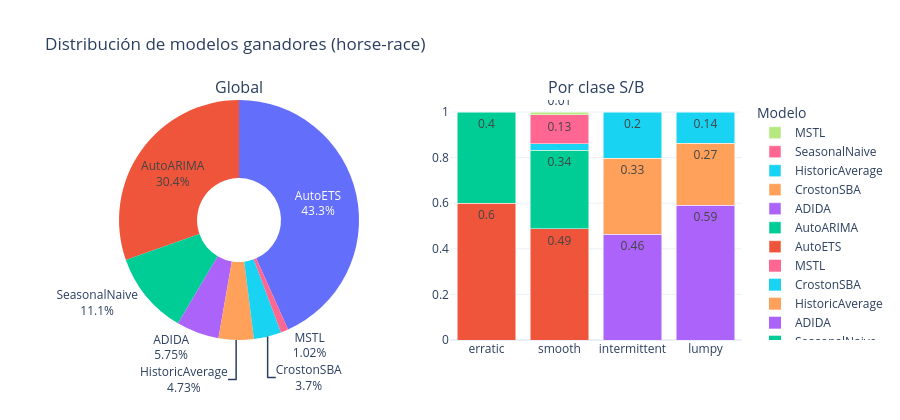

The code cell stored with this chart in its notebook:
### Markdown cell above
## 5 — Distribución de modelos ganadores

### Code cell
ms = aggregator.compute_model_selection_summary(df)

fig = make_subplots(
    rows=1, cols=2,
    specs=[[{"type": "pie"}, {"type": "bar"}]],
    subplot_titles=["Global", "Por clase S/B"],
)

fig.add_trace(
    go.Pie(
        labels=ms["model_winner"],
        values=ms["n_skus"],
        textinfo="label+percent",
        hole=0.35,
    ),
    row=1, col=1,
)

ms_seg = aggregator.compute_model_selection_summary(df, by="sb_class")
for model in ms_seg["model_winner"].unique():
    sub = ms_seg[ms_seg["model_winner"] == model]
    fig.add_trace(
        go.Bar(name=model, x=sub["sb_class"], y=sub["pct"], text=sub["pct"].round(2), textposition="auto"),
        row=1, col=2,
    )

fig.update_layout(
    title="Distribución de modelos ganadores (horse-race)",
    barmode="stack",
    template="plotly_white",
    height=420,
    legend_title="Modelo",
)
fig.show()

### Figure 1 — Plotly figure (JSON) as saved in the notebook; plotly's stock layout.template omitted (floating-point values rounded to 4 significant figures)
{"data": [{"domain": {"x": [0, 0.45], "y": [0, 1]}, "hole": 0.35, "labels": ["AutoETS", "AutoARIMA", "SeasonalNaive", "ADIDA", "HistoricAverage", "CrostonSBA", "MSTL"], "textinfo": "label+percent", "type": "pie", "values": [339, 238, 87, 45, 37, 29, 8]}, {"name": "AutoETS", "text": [0.6, 0.49], "textposition": "auto", "type": "bar", "x": ["erratic", "smooth"], "xaxis": "x", "y": [0.6, 0.4883], "yaxis": "y"}, {"name": "AutoARIMA", "text": [0.4, 0.34], "textposition": "auto", "type": "bar", "x": ["erratic", "smooth"], "xaxis": "x", "y": [0.4, 0.3431], "yaxis": "y"}, {"name": "ADIDA", "text": [0.46, 0.59], "textposition": "auto", "type": "bar", "x": ["intermittent", "lumpy"], "xaxis": "x", "y": [0.4638, 0.5909], "yaxis": "y"}, {"name": "CrostonSBA", "text": [0.33, 0.27], "textposition": "auto", "type": "bar", "x": ["intermittent", "lumpy"], "xaxis": "x", "y": [0.3333, 0.2727], "yaxis": "y"}, {"name": "HistoricAverage", "text": [0.2, 0.14, 0.03], "textposition": "auto", "type": "bar", "x": ["intermittent", "lumpy", "smooth"], "xaxis": "x", "y": [0.2029, 0.1364, 0.0293], "yaxis": "y"}, {"name": "SeasonalNaive", "text": [0.13], "textposition": "auto", "type": "bar", "x": ["smooth"], "xaxis": "x", "y": [0.1276], "yaxis": "y"}, {"name": "MSTL", "text": [0.01], "textposition": "auto", "type": "bar", "x": ["smooth"], "xaxis": "x", "y": [0.0117], "yaxis": "y"}], "layout": {"annotations": [{"font": {"size": 16}, "showarrow": false, "text": "Global", "x": 0.225, "xanchor": "center", "xref": "paper", "y": 1, "yanchor": "bottom", "yref": "paper"}, {"font": {"size": 16}, "showarrow": false, "text": "Por clase S/B", "x": 0.775, "xanchor": "center", "xref": "paper", "y": 1, "yanchor": "bottom", "yref": "paper"}], "barmode": "stack", "height": 420, "legend": {"title": {"text": "Modelo"}}, "title": {"text": "Distribución de modelos ganadores (horse-race)"}, "xaxis": {"anchor": "y", "domain": [0.55, 1]}, "yaxis": {"anchor": "x", "domain": [0, 1]}}}
